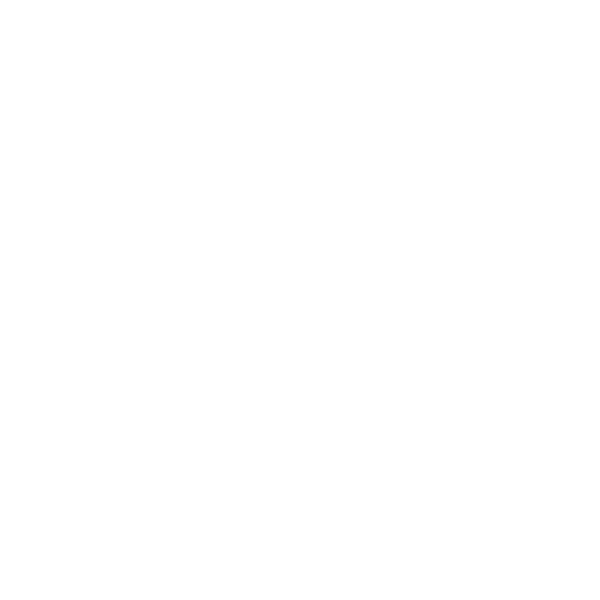
Frame 1 (no input)
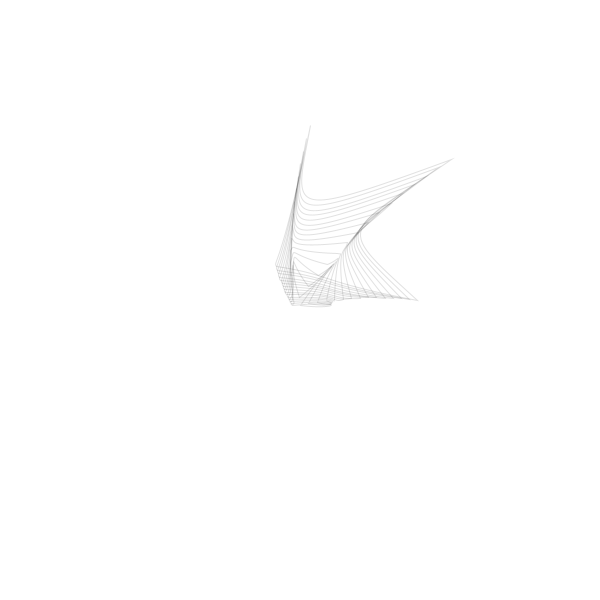
Frame 60 (the mouse pressed at the canvas centre just before this capture)
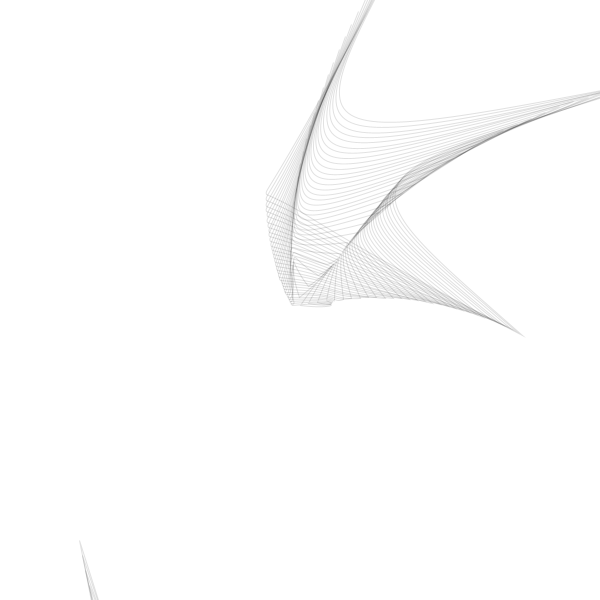
Frame 120 (the mouse held since frame 60 and released just before this capture)

The Processing sketch that drew these frames (run headless with seeded random() and noise(); from frame 60 on, the mouse is pressed at the canvas centre):

// Processing sketch: processing_82134
// ── processing_82134.pde

Square square;

void setup() {
  size(600, 600);
  background(255);
  smooth();
  square = new Square();
  frameRate(10);
}

void draw() {
  square.update();
  square.frame();
  square.show();
}

class Square {
  PVector loc;
  PVector velo;

  Square() {
    loc = new PVector(width/2, height/2);
    velo = new PVector(random(cos(0.5)*sin(2), 2), random(-1.5, cos(0.5)));
  }

  void update() {
    loc.add(velo);
  }

  void show () {   
    pushMatrix();
    translate(width,height);
    rotate(loc.x);
    noFill();
    stroke(0,0,0,30);
    beginShape();
    vertex(loc.x, loc.y);
    bezierVertex(loc.x-55, loc.y+5, loc.x-45, loc.y-5, loc.y, loc.y); 
    bezierVertex(loc.x-45, loc.y+55, loc.x-55, loc.y+45, loc.y, loc.x);
    bezierVertex(loc.x+5, loc.y+45, loc.x-5, loc.y+55, loc.x, loc.x);
    bezierVertex(loc.x-5, loc.y-5, loc.x+5, loc.y+5, loc.x, loc.y);
    endShape();
    popMatrix();
  } 

  void frame() {
    if (loc.x > width) {
      loc.x = 0;
    } 
    else if (loc.x < 0) {
      loc.x = width;
    }
    if (loc.y > height) {
      loc.y = 0;
    } 
    else if (loc.y < 0) {
      loc.y = height;
    }
  }
}
